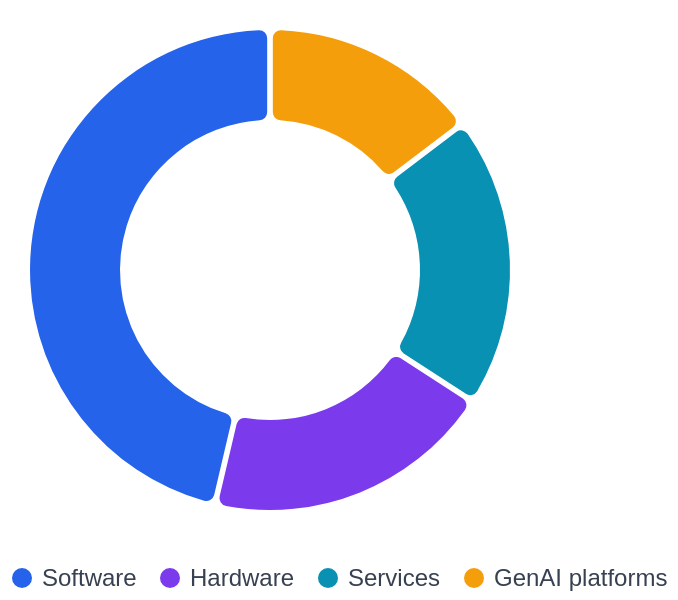

Vega-Lite specification for this chart:
### Vega-Lite specification from a JSON file in a GitHub repository (floating-point values rounded to 4 significant figures)
{"$schema": "https://vega.github.io/schema/vega-lite/v5.json", "description": "Global AI market by segment 2025 (USD billions) - IDC Worldwide AI Spending Guide 2025", "width": 260, "height": 260, "data": {"values": [{"segment": "Software", "value": 139.1}, {"segment": "Hardware", "value": 58.6}, {"segment": "Services", "value": 58.6}, {"segment": "GenAI platforms", "value": 44.0}]}, "mark": {"type": "arc", "innerRadius": 75, "outerRadius": 120, "padAngle": 0.02, "cornerRadius": 4}, "encoding": {"theta": {"field": "value", "type": "quantitative"}, "color": {"field": "segment", "type": "nominal", "scale": {"domain": ["Software", "Hardware", "Services", "GenAI platforms"], "range": ["#2563EB", "#7C3AED", "#0891B2", "#F59E0B"]}, "legend": {"title": null, "labelFontSize": 12, "labelColor": "#374151", "orient": "bottom"}}, "tooltip": [{"field": "segment", "type": "nominal", "title": "Segment"}, {"field": "value", "type": "quantitative", "title": "Market size (USD B)", "format": ".1f"}]}, "config": {"background": "transparent", "view": {"stroke": null}, "font": "DM Sans, sans-serif"}}
